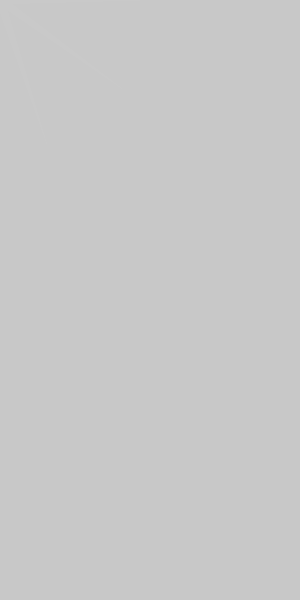
Frame 1 (no input)
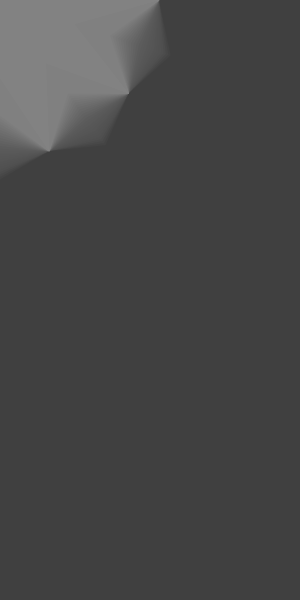
Frame 60 (the mouse pressed at the canvas centre just before this capture)
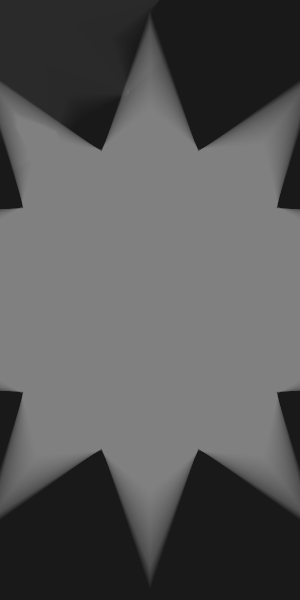
Frame 120 (the mouse held since frame 60 and released just before this capture)

The Processing sketch that drew these frames (run headless with seeded random() and noise(); from frame 60 on, the mouse is pressed at the canvas centre):

// Processing sketch: init_04_param_trace
// ── init_04_param_trace.pde
/**
* La Voie du Code : Paramétrage
* @see https://github.com/StanLepunK/La-Voie-du-Code
* 2019_4_9
*/
Forme forme ;
void setup() {
  size(300,600);
  forme = new Forme(20);
}


void draw() {
  background_perso(0,5);

  fill(255,5);
  forme.set_pos(mouseX,mouseY);
  float rayon_a = 10 + sin(frameCount *.01)*width;
  float rayon_b = 10 + cos(frameCount *.002)*(width/2);
  forme.set_rayon(rayon_a,rayon_b);
  forme.show(); 
}



// ── bg.pde
void background_perso(float g, float a) {
	background_perso(g,g,g,a);
}
void background_perso(float x, float y , float z, float a) {
	noStroke();
	fill(x,y,z,a);
	rect(0,0,width,height);
}
// ── forme.pde
class Forme {
  PVector [] pts;
  float [] rayon;
  float pos_x;
  float pos_y;
  Forme(int num) {
    float angle = (2*PI)/num;
    pts = new PVector[num];   
    for(int i = 0 ; i < num ; i++) {
      float px = sin(angle*i);
      float py = cos(angle*i);
      pts[i] = new PVector(px,py);
    }
  }
  
  void show() {
    beginShape();
    int count = 0 ;
    for(int i = 0 ; i < pts.length ; i++) {
      PVector temp = new PVector(pts[i].x,pts[i].y);
      if(rayon != null){
        temp.mult(rayon[count]);
        count++;
        if(count >= rayon.length) {
          count = 0;
        }
      } else {
        temp.mult(width/6);
      }
      vertex(temp.x +pos_x,temp.y +pos_y);
    }
    endShape(CLOSE);
  }
  
  void set_rayon(float... rayon) {
    this.rayon = rayon;
  }
  
  void set_pos(float pos_x, float pos_y) {
    this.pos_x = pos_x;
    this.pos_y = pos_y;
  }
}
